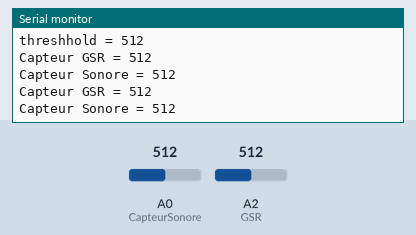
Recording of a sketch running on a simulated Arduino Uno, built with avr-gcc and run on an emulated ATmega328P. Parts: the last lines printed to the serial monitor. Inputs (shaded band) come from the test bench; at power-on: A0 (CapteurSonore) = 512, A2 (GSR) = 512.

Above: at 4.7 s.
4.8 s: A0 (CapteurSonore) set to 490
At 6.1 s:
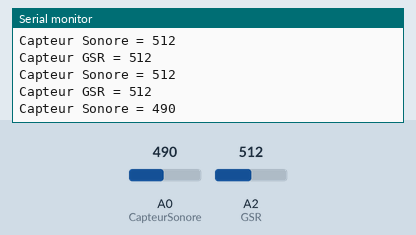
6.3 s: A2 (GSR) set to 490
At 7.4 s:
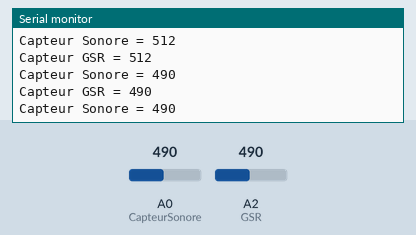
7.8 s: A0 (CapteurSonore) set to 510
At 9.1 s:
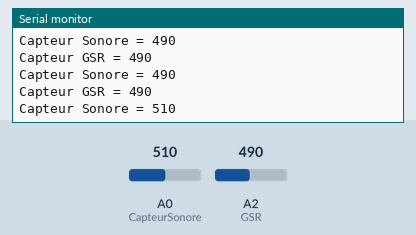
9.3 s: A2 (GSR) set to 510
At 10.2 s:
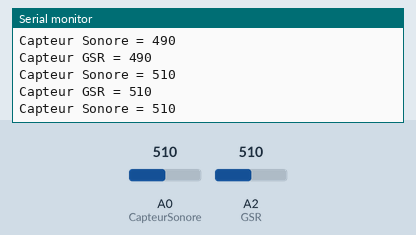
Timing chart, 0 to 11.8 s (numbered marks = the images above; inputs shaded):
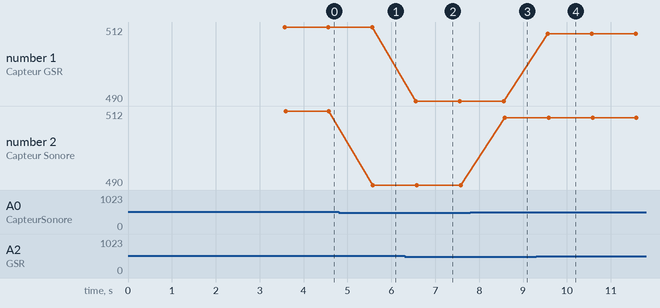

Measured:
- after the input at 4.8 s, the serial monitor: prints a new line after 0.78 s (image 1)
- after the input at 6.3 s, the serial monitor: prints a new line after 0.26 s (image 2)
- after the input at 7.8 s, the serial monitor: prints a new line after 0.78 s (image 3)
- after the input at 9.3 s, the serial monitor: prints a new line after 0.26 s (image 4)
- plotted number 2: 512 → 490 after the input at 4.8 s, 490 → 510 after the input at 7.8 s

The sketch:

StressSensor.ino
```cpp
#define CapteurSonore 0

const int GSR = A2;

int threshold = 0;
int GSRValue;
int loudness;


void setup() {
  long sum = 0;
  Serial.begin(9600);
  delay(1000);

  for(int i=0;i<500;i++)
  {
    GSRValue = analogRead(GSR);
    sum += GSRValue;
    delay(5);
  }

  threshold = sum/500;
  Serial.print("threshhold = ");
  Serial.println(threshold);

}

void loop() {

  loudness = analogRead(CapteurSonore);

  int temp;
  GSRValue = analogRead(GSR);
  temp = threshold - GSRValue;

  Serial.print("Capteur GSR = ");
  Serial.println(GSRValue);
  Serial.print("Capteur Sonore = ");
  Serial.println(loudness);

  delay(1000);

  if(abs(temp)>50)
  {
    GSRValue = analogRead(GSR);
    temp = threshold - GSRValue;
  }
}
```
